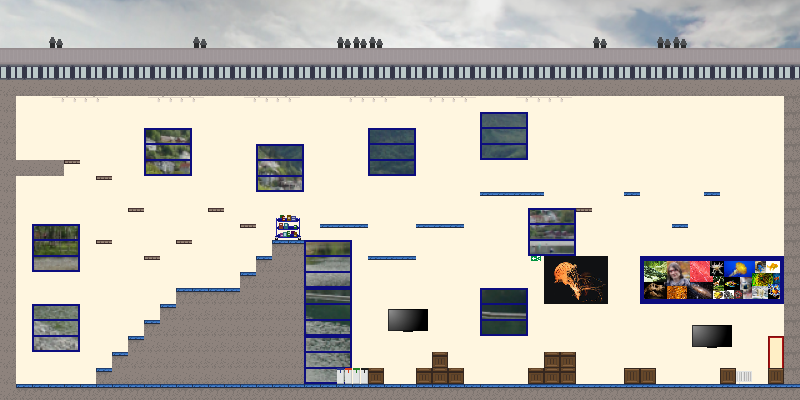

The image is a tile-based game level rendered from a .tmx file. Its description and source (layers, tilesets, objects; grid data summarised) follow:
An orthogonal 50x25 tile map with 16x16 px tiles, 5 tile layers (bg, wall1, wall2, platforms, ...), 1 image layer and 54 objects (39x Platform, 6x scoreItem, 5x Enemy, 2x Player, Goal).

<map version="1.8" tiledversion="1.8.1" orientation="orthogonal" renderorder="right-down" width="50" height="25" tilewidth="16" tileheight="16" infinite="0" nextlayerid="14" nextobjectid="262">
 <tileset firstgid="1" name="hoytek" tilewidth="16" tileheight="16" tilecount="190" columns="19">
  <image source="tiles.png" width="304" height="160" />
 </tileset>
 <imagelayer id="12" name="bgImage" offsetx="-11.3704" offsety="-10.3651">
  <image source="../sprites/bg_image.png" width="1666" height="400" />
 </imagelayer>
 <layer id="5" name="bg" width="50" height="25">
  <data>[1250 cells, 1021 non-empty, 15 distinct tile ids]</data>
 </layer>
 <layer id="6" name="wall1" width="50" height="25">
  <data>[1250 cells, 63 non-empty, 56 distinct tile ids]</data>
 </layer>
 <layer id="7" name="wall2" width="50" height="25">
  <data>[1250 cells, 24 non-empty, 4 distinct tile ids]</data>
 </layer>
 <layer id="2" name="platforms" width="50" height="25">
  <data>[1250 cells, 250 non-empty, 9 distinct tile ids]</data>
 </layer>
 <layer id="3" name="items" width="50" height="25">
  <data>[1250 cells, 0 non-empty, 0 distinct tile ids]</data>
 </layer>
 <objectgroup id="4" name="objects">
  <object id="24" type="Platform" x="0" y="384" width="800" height="48">
   <properties>
    <property name="thin" type="bool" value="false" />
   </properties>
  </object>
  <object id="46" type="Platform" x="784" y="96" width="16" height="288">
   <properties>
    <property name="thin" type="bool" value="false" />
   </properties>
  </object>
  <object id="71" type="Platform" x="496" y="80" width="304" height="16">
   <properties>
    <property name="thin" type="bool" value="false" />
   </properties>
  </object>
  <object id="94" type="Player" x="64" y="352" width="16" height="24" />
  <object id="121" x="1216" y="384" width="48" height="48" visible="0" />
  <object id="132" type="Platform" x="96" y="368" width="16" height="16" />
  <object id="133" type="Platform" x="112" y="352" width="16" height="32" />
  <object id="134" type="Platform" x="128" y="336" width="16" height="48" />
  <object id="135" type="Platform" x="144" y="320" width="16" height="64" />
  <object id="136" type="Platform" x="160" y="304" width="16" height="80" />
  <object id="137" type="Platform" x="176" y="288" width="64" height="96" />
  <object id="139" type="Platform" x="240" y="272" width="16" height="112" />
  <object id="140" type="Platform" x="256" y="256" width="16" height="128" />
  <object id="141" type="Platform" x="272" y="240" width="32" height="144" />
  <object id="142" type="Platform" x="368" y="368" width="16" height="16" />
  <object id="143" type="Platform" x="416" y="368" width="48" height="16" />
  <object id="144" type="Platform" x="432" y="352" width="16" height="16" />
  <object id="145" type="Platform" x="544" y="352" width="32" height="32" />
  <object id="146" type="Platform" x="528" y="368" width="16" height="16" />
  <object id="147" type="Platform" x="16" y="160" width="48" height="16" />
  <object id="148" type="Platform" x="0" y="80" width="16" height="304" />
  <object id="155" type="Platform" x="320" y="224" width="48" height="16">
   <properties>
    <property name="thin" type="bool" value="true" />
   </properties>
  </object>
  <object id="156" type="Platform" x="368" y="256" width="48" height="16">
   <properties>
    <property name="thin" type="bool" value="true" />
   </properties>
  </object>
  <object id="157" type="Platform" x="416" y="224" width="48" height="16">
   <properties>
    <property name="thin" type="bool" value="true" />
   </properties>
  </object>
  <object id="158" type="Platform" x="480" y="192" width="64" height="16">
   <properties>
    <property name="thin" type="bool" value="true" />
   </properties>
  </object>
  <object id="186" type="Platform" x="240" y="224" width="16" height="16">
   <properties>
    <property name="thin" type="bool" value="true" />
   </properties>
  </object>
  <object id="188" type="Platform" x="64" y="160" width="16" height="16">
   <properties>
    <property name="thin" type="bool" value="true" />
   </properties>
  </object>
  <object id="189" type="Platform" x="96" y="176" width="16" height="16">
   <properties>
    <property name="thin" type="bool" value="true" />
   </properties>
  </object>
  <object id="190" type="Platform" x="128" y="208" width="16" height="16">
   <properties>
    <property name="thin" type="bool" value="true" />
   </properties>
  </object>
  <object id="191" type="Platform" x="96" y="240" width="16" height="16">
   <properties>
    <property name="thin" type="bool" value="true" />
   </properties>
  </object>
  <object id="192" type="Platform" x="144" y="256" width="16" height="16">
   <properties>
    <property name="thin" type="bool" value="true" />
   </properties>
  </object>
  <object id="194" type="Platform" x="176" y="240" width="16" height="16">
   <properties>
    <property name="thin" type="bool" value="true" />
   </properties>
  </object>
  <object id="195" type="Player" x="32" y="352" width="16" height="24" />
  <object id="207" name="book" type="scoreItem" x="16" y="144" width="16" height="16" />
  <object id="208" name="book" type="scoreItem" x="48" y="144" width="16" height="16" />
  <object id="211" type="Platform" x="208" y="208" width="16" height="16">
   <properties>
    <property name="thin" type="bool" value="true" />
   </properties>
  </object>
  <object id="224" name="Walker" type="Enemy" x="480" y="160" width="16" height="24" />
  <object id="226" name="Walker" type="Enemy" x="484.054" y="354.896" width="16" height="24" />
  <object id="234" type="Platform" x="16" y="80" width="480" height="16" />
  <object id="241" name="Walker" type="Enemy" x="208" y="256" width="16" height="24" />
  <object id="246" name="book" type="scoreItem" x="304" y="352" width="16" height="16" />
  <object id="247" name="book" type="scoreItem" x="384" y="208" width="16" height="16" />
  <object id="250" name="Walker" type="Enemy" x="605.344" y="355.27" width="16" height="24" />
  <object id="251" name="Walker" type="Enemy" x="659.207" y="357.007" width="16" height="24" />
  <object id="252" type="Goal" x="768" y="336" width="16" height="32" />
  <object id="253" name="book" type="scoreItem" x="625.036" y="165.247" width="16" height="16" />
  <object id="254" name="book" type="scoreItem" x="733.921" y="156.559" width="16" height="16" />
  <object id="255" type="Platform" x="576" y="208" width="16" height="16">
   <properties>
    <property name="thin" type="bool" value="true" />
   </properties>
  </object>
  <object id="256" type="Platform" x="624" y="192" width="16" height="16">
   <properties>
    <property name="thin" type="bool" value="true" />
   </properties>
  </object>
  <object id="257" type="Platform" x="672" y="224" width="16" height="16">
   <properties>
    <property name="thin" type="bool" value="true" />
   </properties>
  </object>
  <object id="258" type="Platform" x="704" y="192" width="16" height="16">
   <properties>
    <property name="thin" type="bool" value="true" />
   </properties>
  </object>
  <object id="259" type="Platform" x="624" y="368" width="32" height="16" />
  <object id="260" type="Platform" x="720" y="368" width="16" height="16" />
  <object id="261" type="Platform" x="768" y="368" width="16" height="16" />
 </objectgroup>
</map>